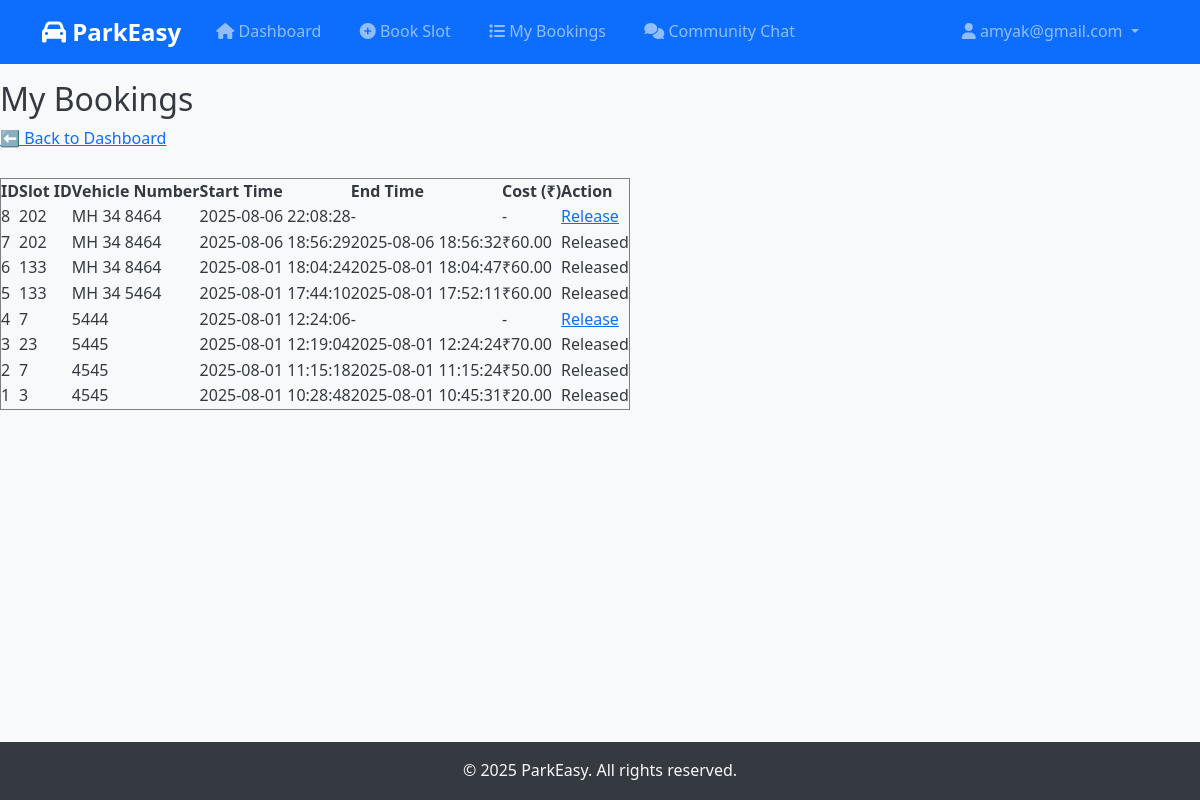
The page /user/bookings (signed in) on the database its author committed.
### tables this page shows
CREATE TABLE bookings (
            id INTEGER PRIMARY KEY AUTOINCREMENT,
            user_email TEXT NOT NULL,
            slot_id INTEGER NOT NULL,
            vehicle_number TEXT NOT NULL,
            start_time TEXT,
            end_time TEXT,
            cost REAL
        );

### app.py (the view)
@app.route('/user/bookings')
def my_bookings():
    if 'username' not in session:
        flash("Please login first!")
        return redirect('/login')
    bookings = get_user_bookings(session['username'])
    return render_template('my_bookings.html', bookings=bookings)

### models/booking_model.py (called while the page is built)
def get_user_bookings(user_email):
    conn = sqlite3.connect('database.db')
    cur = conn.cursor()
    cur.execute('''
        SELECT id, slot_id, vehicle_number, start_time, end_time, cost
        FROM bookings
        WHERE user_email = ?
        ORDER BY id DESC
    ''', (user_email,))
    bookings = cur.fetchall()
    conn.close()
    return bookings

### templates/my_bookings.html (shortened to what this page needs)
{% extends 'base.html' %}
{% block content %}
<h2>My Bookings</h2>
<a href="/dashboard">⬅️ Back to Dashboard</a>
<br><br>
{% if bookings %}
<table border="1" cellpadding="10">
    <tr>
        <th>ID</th>
        <th>Slot ID</th>
        <th>Vehicle Number</th>
        <th>Start Time</th>
        <th>End Time</th>
        <th>Cost (₹)</th>
        <th>Action</th>
    </tr>
    {% for b in bookings %}
    <tr>
        <td>{{ b[0] }}</td>
        <td>{{ b[1] }}</td>
        <td>{{ b[2] }}</td>
        <td>{{ b[3] or '-' }}</td>
        <td>{{ b[4] or '-' }}</td>
        <td>
            {% if b[5] is not none %}
                ₹{{ '%.2f' | format(b[5]) }}
            {% else %}
                -
            {% endif %}
        </td>
        <td>
            {% if not b[4] %}
                <a href="/user/release/{{ b[0] }}">Release</a>
            {% else %}
                Released
            {% endif %}
        </td>
    </tr>
    {% endfor %}
</table>
{% else %}
    <p>No bookings yet.</p>
{% endif %}
{% endblock %}

### templates/base.html (style rules this page uses)
:root { --primary-color: #007bff; --secondary-color: #6c757d; --success-color: #28a745; --danger-color: #dc3545; --warning-color: #ffc107; --info-color: #17a2b8; --light-color: #f8f9fa; --dark-color: #343a40; --gradient-bg: linear-gradient(135deg, #667eea 0%, #764ba2 100%); --card-shadow: 0 4px 6px rgba(0, 0, 0, 0.1); --border-radius: 10px; }
* { margin: 0; padding: 0; box-sizing: border-box; }
body { font-family: 'Segoe UI', Tahoma, Geneva, Verdana, sans-serif; line-height: 1.6; color: var(--dark-color); background: var(--light-color); display: flex; flex-direction: column; min-height: 100vh; }

### rows shown on the page
bookings: id "8", slot "202", vehicle_number "MH 34 8464", start_time "2025-08-06 22:08:28", b "-"
bookings: id "7", slot "202", vehicle_number "MH 34 8464", start_time "2025-08-06 18:56:29", end_time "2025-08-06 18:56:32", cost "60.00", shows "Released"
bookings: id "6", slot "133", vehicle_number "MH 34 8464", start_time "2025-08-01 18:04:24", end_time "2025-08-01 18:04:47", cost "60.00", shows "Released"
bookings: id "5", slot "133", vehicle_number "MH 34 5464", start_time "2025-08-01 17:44:10", end_time "2025-08-01 17:52:11", cost "60.00", shows "Released"
bookings: id "4", slot "7", vehicle_number "5444", start_time "2025-08-01 12:24:06", b "-"
bookings: id "3", slot "23", vehicle_number "5445", start_time "2025-08-01 12:19:04", end_time "2025-08-01 12:24:24", cost "70.00", shows "Released"
bookings: id "2", slot "7", vehicle_number "4545", start_time "2025-08-01 11:15:18", end_time "2025-08-01 11:15:24", cost "50.00", shows "Released"
bookings: id "1", slot "3", vehicle_number "4545", start_time "2025-08-01 10:28:48", end_time "2025-08-01 10:45:31", cost "20.00", shows "Released"

### other values the page prints
{{ session.username }} "amyak@gmail.com"
